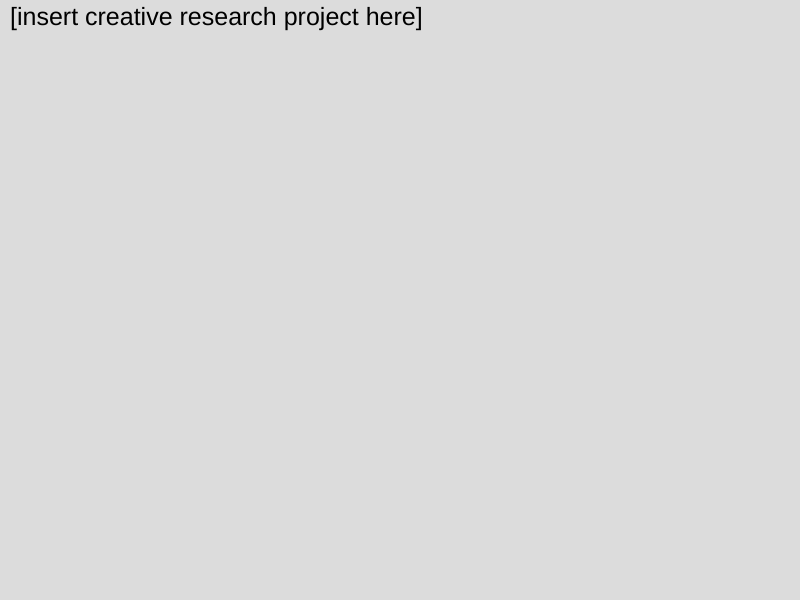
Frame 1 (no input)
Frame 60 (no input): identical to frame 1, image omitted
Frame 120 (the mouse pressed at the canvas centre since frame 60): identical to frame 1, image omitted

The p5.js sketch that drew this single still picture (run headless with seeded random() and noise() and a simulated clock; from frame 60 on, the mouse is pressed at the canvas centre):

// p5.js sketch
// ── sketch.js
function setup() {
    createCanvas(800, 600);
}

function draw() {
    background(220);
    textSize(25);
    text("[insert creative research project here]", 10, 25)
}
